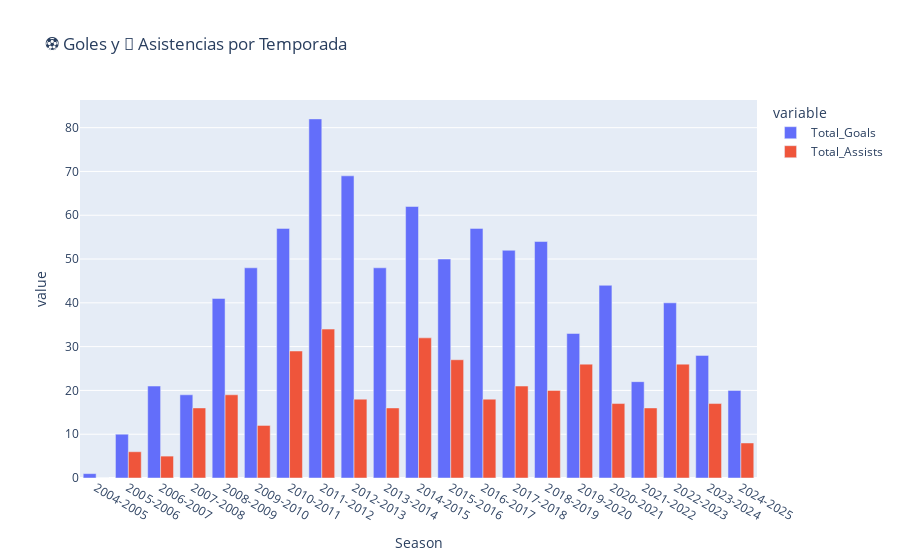

Notebook source saved alongside this figure:
### Code cell
# Goles y asistencias por temporada

import pandas as pd
import plotly.express as px
from src.db import get_engine

engine = get_engine()

query = """
SELECT
  `Season`,
  SUM(`Goals`) AS Total_Goals,
  SUM(`Assists`) AS Total_Assists
FROM messi_career_data
GROUP BY `Season`
ORDER BY `Season`;
"""

df = pd.read_sql(query, engine)

fig = px.bar(df, x="Season", y=["Total_Goals", "Total_Assists"],
             title="⚽ Goles y 🎯 Asistencias por Temporada",
             barmode="group")
fig.show()

### Figure 1 — Plotly figure (JSON) as saved in the notebook; plotly's stock layout.template omitted (floating-point values rounded to 4 significant figures)
{"data": [{"alignmentgroup": "True", "hovertemplate": "variable=Total_Goals<br>Season=%{x}<br>value=%{y}<extra></extra>", "legendgroup": "Total_Goals", "marker": {"color": "#636efa", "pattern": {"shape": ""}}, "name": "Total_Goals", "offsetgroup": "Total_Goals", "orientation": "v", "showlegend": true, "textposition": "auto", "type": "bar", "x": ["2004-2005", "2005-2006", "2006-2007", "2007-2008", "2008-2009", "2009-2010", "2010-2011", "2011-2012", "2012-2013", "2013-2014", "2014-2015", "2015-2016", "2016-2017", "2017-2018", "2018-2019", "2019-2020", "2020-2021", "2021-2022", "2022-2023", "2023-2024", "2024-2025"], "xaxis": "x", "y": [1, 10, 21, 19, 41, 48, 57, 82, 69, 48, 62, 50, 57, 52, 54, 33, 44, 22, 40, 28, 20], "yaxis": "y"}, {"alignmentgroup": "True", "hovertemplate": "variable=Total_Assists<br>Season=%{x}<br>value=%{y}<extra></extra>", "legendgroup": "Total_Assists", "marker": {"color": "#EF553B", "pattern": {"shape": ""}}, "name": "Total_Assists", "offsetgroup": "Total_Assists", "orientation": "v", "showlegend": true, "textposition": "auto", "type": "bar", "x": ["2004-2005", "2005-2006", "2006-2007", "2007-2008", "2008-2009", "2009-2010", "2010-2011", "2011-2012", "2012-2013", "2013-2014", "2014-2015", "2015-2016", "2016-2017", "2017-2018", "2018-2019", "2019-2020", "2020-2021", "2021-2022", "2022-2023", "2023-2024", "2024-2025"], "xaxis": "x", "y": [0, 6, 5, 16, 19, 12, 29, 34, 18, 16, 32, 27, 18, 21, 20, 26, 17, 16, 26, 17, 8], "yaxis": "y"}], "layout": {"barmode": "group", "legend": {"title": {"text": "variable"}, "tracegroupgap": 0}, "title": {"text": "⚽ Goles y 🎯 Asistencias por Temporada"}, "xaxis": {"anchor": "y", "domain": [0, 1], "title": {"text": "Season"}}, "yaxis": {"anchor": "x", "domain": [0, 1], "title": {"text": "value"}}}}
